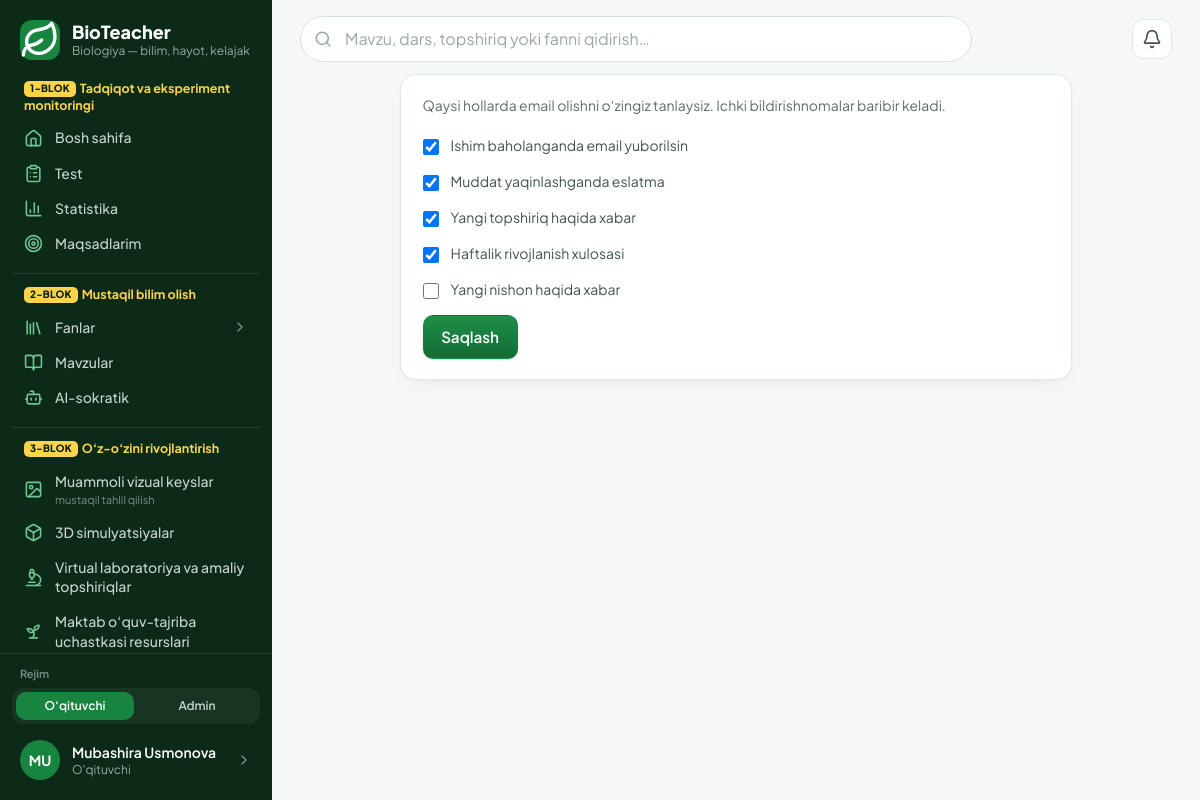
Screenshot of /bildirishnomalar/sozlamalar/ (signed in) with the database file from the repository.
### accounts/models.py (models this page shows, shortened)
class MenuItem(models.Model):
    key = models.CharField("band kaliti", max_length=60, unique=True)
    group = models.ForeignKey(
        "MenuGroup", on_delete=models.CASCADE, null=True, related_name="items", verbose_name="blok",
    )
    parent = models.ForeignKey(
        "self", on_delete=models.CASCADE, null=True, blank=True, related_name="children",
        verbose_name="ota band",
    )
    order = models.PositiveSmallIntegerField("tartib", default=0)
    label = models.CharField("nom", max_length=60, blank=True, help_text="Bo'sh — sahifaning standart nomi.")
    page = models.CharField("sahifa", max_length=60, blank=True)
    url = models.CharField("havola", max_length=300, blank=True)
    icon = models.CharField("ikonka", max_length=20, blank=True, help_text="Bo'sh — sahifa ikonkasi.")
    hint = models.CharField("izoh", max_length=60, blank=True)
    class Meta:
        verbose_name = "menyu bandi"
        verbose_name_plural = "menyu bandlari"
        ordering = ["order", "id"]

class User(AbstractUser):
    email = models.EmailField("email", unique=True)
    email_verified = models.BooleanField("email tasdiqlangan", default=False)
    last_login_ip = models.GenericIPAddressField("oxirgi IP", null=True, blank=True)
    USERNAME_FIELD = "email"
    REQUIRED_FIELDS = []
    objects = UserManager()
    class Meta:
        verbose_name = "foydalanuvchi"
        verbose_name_plural = "foydalanuvchilar"

class Profile(SoftDeleteModel):
    user = models.OneToOneField(User, on_delete=models.CASCADE, related_name="profile")
    role = models.CharField("faol rol", max_length=20, choices=Role.choices, default=Role.TEACHER)
    roles = models.CharField("berilgan rollar", max_length=100, blank=True, default="")
    otm = models.CharField("OTM", max_length=200, blank=True)
    faculty = models.CharField("fakultet", max_length=200, blank=True)
    course = models.PositiveSmallIntegerField("kurs", null=True, blank=True)
    study_arm = models.CharField(
        "tadqiqot bo'linmasi", max_length=1, choices=StudyArm.choices, default=StudyArm.NONE,
    )
    phone = models.CharField("telefon", max_length=32, blank=True)
    avatar = models.ImageField("avatar", upload_to="avatars/%Y/%m/", blank=True)
    bio = models.TextField("qisqacha", blank=True)
    research_consent = models.BooleanField("tadqiqotda ishtirok roziligi", default=False)
    research_consent_at = models.DateTimeField(null=True, blank=True)
    respondent_id = models.UUIDField("respondent ID", default=uuid.uuid4, unique=True, editable=False)
    onboarding_done = models.BooleanField("onboarding tugallangan", default=False)
    class Meta:
        verbose_name = "profil"
        verbose_name_plural = "profillar"
    @property
    def role_list(self):
        granted = {r.strip() for r in self.roles.split(",") if r.strip()}
        granted.add(self.role)
        if self.user.is_superuser:
            granted.add(Role.ADMIN)
        return [r for r in Role.values if r in granted]
    @property
    def role_choices(self):
        return [(r, Role(r).label) for r in self.role_list]
    @property
    def has_multiple_roles(self):
        return len(self.role_list) > 1
    @property
    def is_admin(self):
        return self.role == Role.ADMIN

### notifications/views.py (the view)
# urls.py: path("sozlamalar/", views.settings_view, name="settings"),
@login_required
def settings_view(request):
    setting, _ = NotificationSetting.objects.get_or_create(user=request.user)
    form = NotificationSettingForm(request.POST or None, instance=setting)
    if request.method == "POST" and form.is_valid():
        form.save()
        messages.success(request, "Sozlamalar saqlandi.")
        return redirect("notifications:settings")
    return render(request, "notifications/settings.html", {"form": form})

### notifications/views.py
class NotificationSettingForm(forms.ModelForm):
    class Meta:
        model = NotificationSetting
        fields = [
            "email_graded", "email_deadline", "email_new_assignment",
            "email_weekly", "email_badge",
        ]
        labels = {
            "email_graded": "Ishim baholanganda email yuborilsin",
            "email_deadline": "Muddat yaqinlashganda eslatma",
            "email_new_assignment": "Yangi topshiriq haqida xabar",
            "email_weekly": "Haftalik rivojlanish xulosasi",
            "email_badge": "Yangi nishon haqida xabar",
        }

### accounts/menu.py (called while the page is built)
def active_sections():
    from content.models import Section
    sections = list(Section.objects.filter(is_active=True).order_by("order", "title"))
    for section in sections:
        section.icon_name = SECTION_ICONS.get(section.slug, "leaf")
    return sections

def _resolve(item, sections):
    if item.page.startswith(SECTION_PREFIX):
        section = sections.get(item.page[len(SECTION_PREFIX):])
        if section is None:
            return None
        return {"href": reverse("content:section", args=[section.slug]), "label": section.title,
                "icon": section.icon_name, "page": {}, "slug": section.slug}
    if item.page:
        page = PAGES.get(item.page)
        if page is None:
            return None
        href = reverse(page["url"], args=[page["arg"]] if page.get("arg") else None) if page.get("url") else ""
        return {"href": href, "label": page["label"], "icon": page["icon"], "page": page, "slug": None}
    if item.url:
        return {"href": item.url, "label": item.url, "icon": "link", "page": {}, "slug": None}
    return None

def group_title(group):
    if group.title is not None:
        return group.title
    return DEFAULT_GROUPS.get(group.key, {}).get("title", "")

def _load(audience=None):
    from .models import MenuGroup, MenuItem
    if not MenuGroup.objects.exists():
        seed_defaults(MenuGroup, MenuItem)
    groups = MenuGroup.objects.order_by(F("order").asc(nulls_last=True), "id")
    if audience:
        groups = groups.filter(audience=audience)
    groups = list(groups)
    top, children = defaultdict(list), defaultdict(list)
    for item in MenuItem.objects.filter(group__in=groups).order_by("order", "id"):
        (children[item.parent_id] if item.parent_id else top[item.group_id]).append(item)
    return [(group, [(item, children[item.id]) for item in top[group.id]]) for group in groups]

### templates/notifications/settings.html (shortened to what this page needs)
{% extends "base.html" %}
{% block content %}
<div class="max-w-2xl mx-auto">
  <div class="section">
    <p class="text-sm text-slateg-600">Qaysi hollarda email olishni o‘zingiz tanlaysiz. Ichki bildirishnomalar baribir keladi.</p>
    <form method="post" class="mt-5">{% csrf_token %}
      {% include "partials/form.html" %}
      <button class="btn btn-primary">Saqlash</button>
    </form>
  </div>
</div>
{% endblock %}

### templates/partials/rail.html (shortened to what this page needs)
{% load static %}
<div class="flex flex-col h-full w-full">
  <a href="{% url 'home:dashboard' %}" class="flex items-center gap-3 px-5 pt-5 pb-5">
    <span class="grid place-items-center w-10 h-10 rounded-xl bg-brand-600 text-white shrink-0">
    </span>
    <span class="min-w-0">
      <span class="block text-white text-lg font-extrabold leading-tight">BioTeacher</span>
      <span class="block text-xs text-slateg-400 truncate">Biologiya — bilim, hayot, kelajak</span>
    </span>
  </a>
  <nav class="flex-1 overflow-y-auto px-3 pb-3" aria-label="Asosiy menyu">
    {% if profile.is_admin %}{% with groups=rail_menu.admin %}{% include "partials/rail_groups.html" %}{% endwith %}
    {% else %}{% with groups=rail_menu.teacher %}{% include "partials/rail_groups.html" %}{% endwith %}
    {% endif %}
  </nav>
  <div class="border-t border-white/10 p-3">
    {% if profile.has_multiple_roles %}
      <form method="post" action="{% url 'accounts:switch_role' %}" class="mb-2">{% csrf_token %}
        <p class="px-2 mb-1.5 text-[11px] font-semibold text-slateg-500">Rejim</p>
        <div class="grid grid-cols-{{ profile.role_choices|length }} gap-1 rounded-xl bg-white/5 p-1" role="group" aria-label="Rolni almashtirish">
          {% for code, label in profile.role_choices %}
            <button name="role" value="{{ code }}"
                    {% if code == profile.role %}aria-pressed="true" disabled{% endif %}
                    class="rounded-lg px-2 py-1.5 text-xs font-semibold truncate
                      {% if code == profile.role %}bg-brand-600 text-white{% else %}text-slateg-300 hover:bg-white/10 hover:text-white{% endif %}">
              {% if code == 'ADMIN' %}Admin{% else %}O‘qituvchi{% endif %}
            </button>
          {% endfor %}
        </div>
      </form>
    {% endif %}
    <a href="{% url 'home:cabinet' %}"
       class="flex items-center gap-3 rounded-xl px-2 py-2 hover:bg-white/5 group">
      {% if profile.avatar %}
        <img src="{{ profile.avatar.url }}" alt="" class="w-10 h-10 rounded-full object-cover shrink-0">
      {% else %}
        <span aria-hidden="true" class="grid place-items-center w-10 h-10 rounded-full bg-brand-600 text-white text-sm font-bold shrink-0">
          {{ user.first_name|slice:":1"|upper|default:"B" }}{{ user.last_name|slice:":1"|upper }}
        </span>
      {% endif %}
      <span class="min-w-0 flex-1">
        <span class="block text-sm font-semibold text-white truncate">{{ user.get_full_name|default:user.email }}</span>
        <span class="block text-xs text-slateg-400">{{ profile.get_role_display }}</span>
      </span>
      <span class="text-slateg-500 group-hover:text-white shrink-0 w-4 h-4">
      </span>
    </a>
  </div>
</div>

### templates/partials/rail_item.html (shortened to what this page needs)
<a href="{{ href }}"
   class="flex items-center gap-3 rounded-xl px-3 py-2 text-sm font-medium
     {% if active %}bg-brand-600 text-white shadow-[0_6px_16px_-8px_rgba(23,132,63,.9)]{% else %}text-slateg-300 hover:bg-white/5 hover:text-white{% endif %}">
  <span class="shrink-0 w-[19px] h-[19px] grid place-items-center {% if not active %}text-brand-300{% endif %}">
  </span>
  <span class="flex-1 min-w-0">
    <span class="rail-label block leading-snug">{{ label }}</span>
    {% if hint %}
      <span class="block mt-0.5 text-[11px] font-normal leading-tight {% if active %}text-white/75{% else %}text-slateg-500{% endif %}">{{ hint }}</span>
    {% endif %}
  </span>
</a>

### templates/base.html (style rules this page uses)
:root { --brand: #17843F; --brand-dark: #116A33; --page: #F5F8F6; --line: #E1E9E4; }
html { -webkit-text-size-adjust: 100%; }
body { -webkit-font-smoothing: antialiased; }
.btn { display: inline-flex; align-items: center; justify-content: center; gap: .5rem; border-radius: 10px; padding: .62rem 1.1rem; font-weight: 600; font-size: .95rem; border: 1px solid transparent; cursor: pointer; transition: background .15s, border-color .15s; }
.btn-primary { background: linear-gradient(180deg,#1E8F48,#136C35); color:#fff; box-shadow: 0 1px 2px rgba(11,43,24,.18); }
.section { background:#fff; border:1px solid var(--line); border-radius:16px; padding:1.25rem 1.35rem; margin-top:1.25rem; box-shadow: 0 1px 2px rgba(11,43,24,.04), 0 8px 24px -12px rgba(11,43,24,.10); }
.section:first-child { margin-top: 0; }

### rows the page displays
MenuItem: group "mustaqil tahlil qilish"
User: first_name "M", last_name "U", get_full_name "Mubashira Usmonova"
Profile: role "O'qituvchi"

### other values shown
{{ group.badge }} "1-BLOK" "2-BLOK" "3-BLOK"
{{ group.text }} "Tadqiqot va eksperiment monitoringi" "Mustaqil bilim olish" "O‘z-o‘zini rivojlantirish"
{{ label }} "Bosh sahifa" "Test" "Statistika" "Maqsadlarim" "Mavzular" "AI-sokratik" "Muammoli vizual keyslar" "3D simulyatsiyalar" "Virtual laboratoriya va amaliy topshiriqlar" "Maktab o‘quv-tajriba uchastkasi resurslari"
{{ item.label }} "Fanlar"
{{ field.label }} "Ishim baholanganda email yuborilsin" "Muddat yaqinlashganda eslatma" "Yangi topshiriq haqida xabar" "Haftalik rivojlanish xulosasi" "Yangi nishon haqida xabar"
